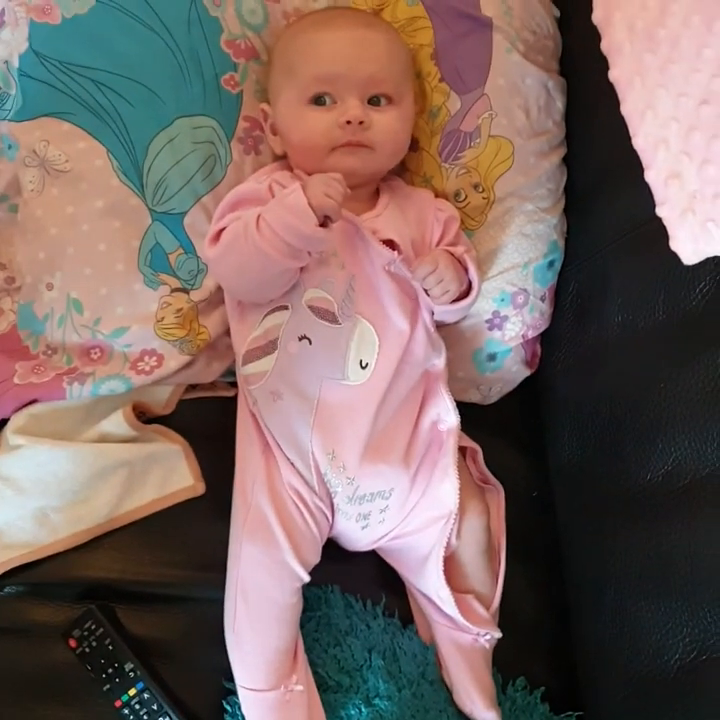
#> input picture frame 65 of test_video_2.mp4, 720 x 720 px
$ jupyter execute head_tracking.ipynb
#> lines starting #> are read from the running program, lines starting #| are printed output that depends on the picture; pictures that were not available may be replaced by others from this repository, and a replacement may not be noted
[cell 1]
import cv2
import numpy as np
import matplotlib.pyplot as plt

# Path to the Haar cascade file for face detection
HAAR_CASCADE_PATH = "haarcascade_frontalface_alt.xml"
cascade = cv2.CascadeClassifier(HAAR_CASCADE_PATH)

def detect_faces(image):
    return cascade.detectMultiScale(image, scaleFactor=1.3, minNeighbors=4, flags=cv2.CASCADE_SCALE_IMAGE, minSize=(20, 20))

def calculate_movement(faceCenter, prevCenter):
    if prevCenter is None:
        return 0
    return np.sqrt((faceCenter[0] - prevCenter[0])**2 + (faceCenter[1] - prevCenter[1])**2)

def main(video_path):
#> called with video_path = 'test_video_2.mp4'
    cap = cv2.VideoCapture(video_path)
    prevCenter = None
    total_movement = 0
    movements = []

    plt.ion()
    fig, ax = plt.subplots()
    line, = ax.plot(movements)
    ax.set_xlim(0, 1000)  # Set to the expected number of frames or adjust dynamically
    ax.set_ylim(0, 100)  # Adjust based on expected movement range

    while cap.isOpened():
        ret, frame = cap.read()
#> frame is the input picture: shape (720, 720, 3); mean B, G, R 97.2, 101.7, 122.1
        if not ret:
            break
        gray = cv2.cvtColor(frame, cv2.COLOR_BGR2GRAY)
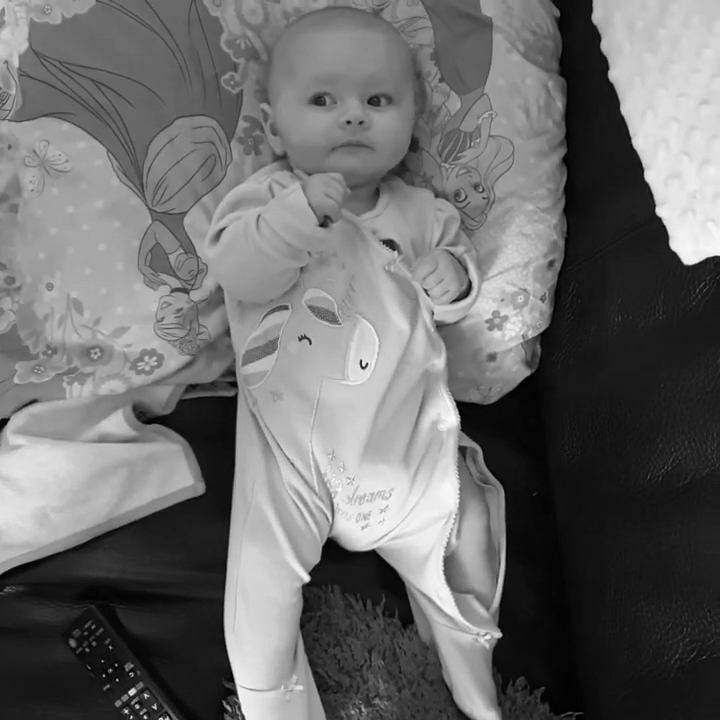
#> gray: shape (720, 720); min 0, max 255, mean 107.3
        faces = detect_faces(gray)
#> faces = [[277, 40, 147, 147]]

        if len(faces) > 0:
            x, y, w, h = faces[0]
#> x = 277; y = 40; w = 147; h = 147
            currentCenter = (x + w//2, y + h//2)
#> currentCenter = (350, 113)
            if prevCenter is not None:
                movement = calculate_movement(currentCenter, prevCenter)
                total_movement += movement
                movements.append(total_movement)
                line.set_data(range(len(movements)), movements)
                ax.relim()
                ax.autoscale_view()
                plt.draw()
            prevCenter = currentCenter
#> prevCenter = (350, 113)

        cv2.imshow('Frame', frame)
        if cv2.waitKey(1) & 0xFF == ord('q'):
#> (key q is pressed here)
            break

    plt.ioff()
    plt.show()
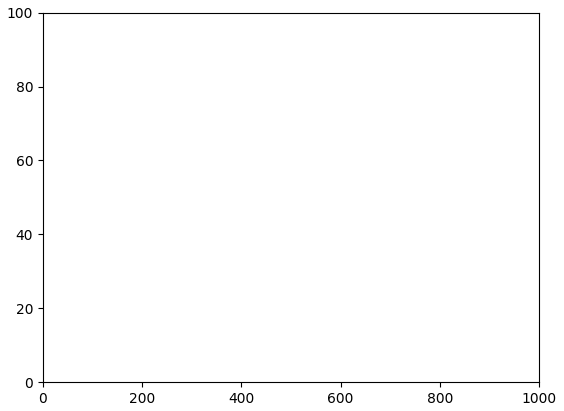
#> figure drawn by matplotlib, 1 panel
    cap.release()
    cv2.destroyAllWindows()


if __name__ == "__main__":
    # Specify the path to your video file here
    video_file_path = 'test_video_2.mp4'
    main(video_file_path)

[cell 2]
import cv2
import numpy as np

# Path to the Haar cascade file for face detection
HAAR_CASCADE_PATH = "haarcascade_frontalface_alt.xml"

# Load the cascade for face detection
cascade = cv2.CascadeClassifier(HAAR_CASCADE_PATH)

def detect_faces(image):
    # Detect faces in the image
    detected = cascade.detectMultiScale(image, scaleFactor=1.3, minNeighbors=4, flags=cv2.CASCADE_SCALE_IMAGE, minSize=(10, 10))
#> detected = [[277, 40, 147, 147]]
    print(detected)
#| [[277  40 147 147]]

    faces = []
    if len(detected) > 0:
        for (x, y, w, h) in detected:
            faces.append((x, y, w, h))
#> this loop made 1 pass
#> after the loop, faces = [(277, 40, 147, 147)]
    return faces

def calculate_movement(faceCenter, prevCenter):
    # Calculate the Euclidean distance between the current center and previous center of the face
    if prevCenter is None:
        return 0
    movement = np.sqrt((faceCenter[0] - prevCenter[0]) ** 2 + (faceCenter[1] - prevCenter[1]) ** 2)
    return movement

def main(video_path):
    # Initialize video capture from the video file
    cap = cv2.VideoCapture(video_path)

    prevCenter = None  # This will store the previous frame's face position
    total_movement = 0  # This accumulates the total head movement

    while True:
        ret, frame = cap.read()
        if not ret:
            break

        # Convert frame to grayscale for face detection
        gray = cv2.cvtColor(frame, cv2.COLOR_BGR2GRAY)
        faces = detect_faces(gray)
#> faces = [(277, 40, 147, 147)]

        if faces:
            x, y, w, h = faces[0]  # Consider the first detected face
#> x = 277; y = 40; w = 147; h = 147
            currentCenter = (x + w//2, y + h//2)
#> currentCenter = (350, 113)
            cv2.rectangle(frame, (x, y), (x + w, y + h), (255, 0, 0), 2)

            movement = calculate_movement(currentCenter, prevCenter)
#> movement = 0
            total_movement += movement
#> total_movement = 0
            prevCenter = currentCenter  # Update the previous center
#> prevCenter = (350, 113)

            # Display the total movement on the frame
            cv2.putText(frame, f"Total Movement: {total_movement:.2f}", (10, 30), cv2.FONT_HERSHEY_SIMPLEX, 0.7, (0, 255, 0), 2)
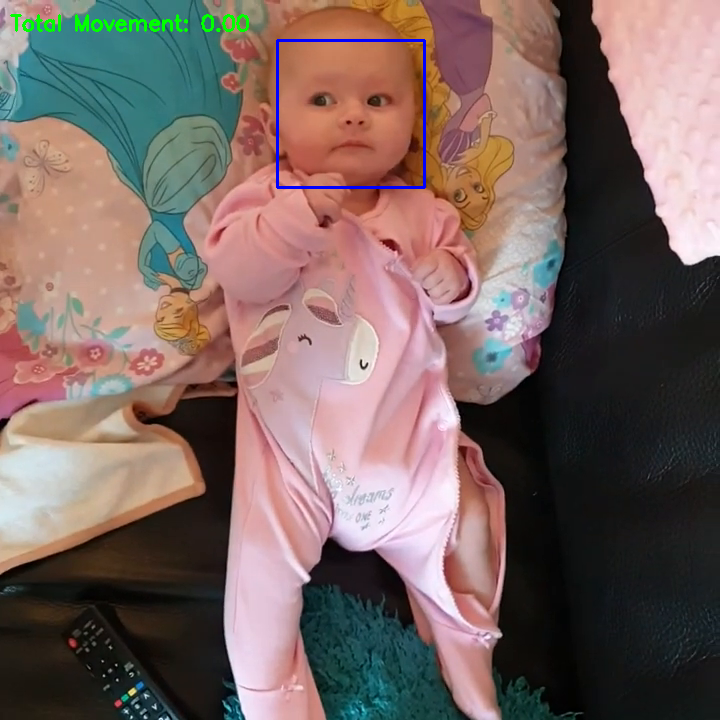
#> frame: shape (720, 720, 3); mean B, G, R 97.5, 101.7, 121.3

        cv2.imshow('Head Movement Tracking', frame)
        if cv2.waitKey(1) & 0xFF == ord('q'):
#> (key q is pressed here)
            break

    print(f"Total head movement throughout the video: {total_movement:.2f}")
#| Total head movement throughout the video: 0.00
    cap.release()
    cv2.destroyAllWindows()

if __name__ == "__main__":
    # Specify the path to your video file here
    video_file_path = 'test_video_3.mp4'
    main(video_file_path)

$ run again, starting later in the video
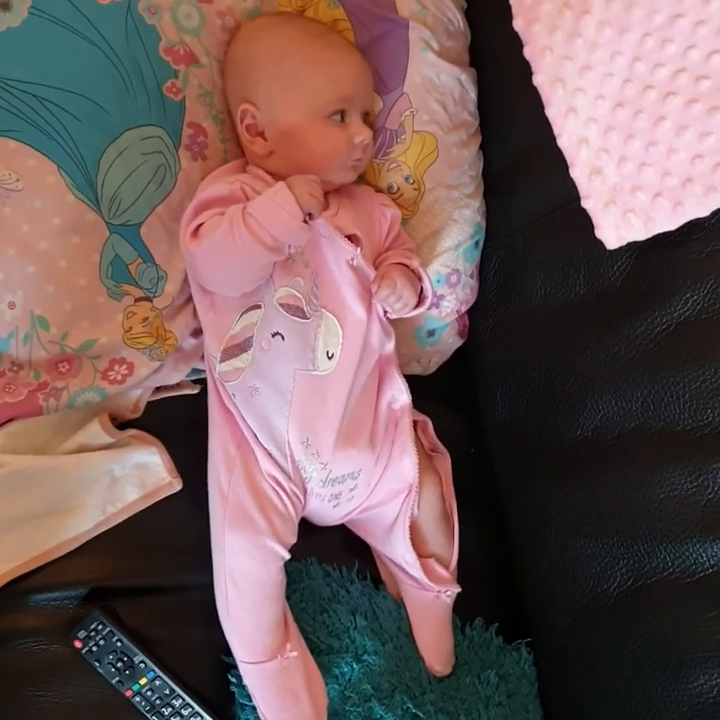
#> input picture frame 293 of test_video_2.mp4, 720 x 720 px
#> in main, frame is the input picture: shape (720, 720, 3); mean B, G, R 88.7, 89.7, 113.4
#> in main, `gray = cv2.cvtColor(frame, cv2.COLOR_BGR2GRAY)`:
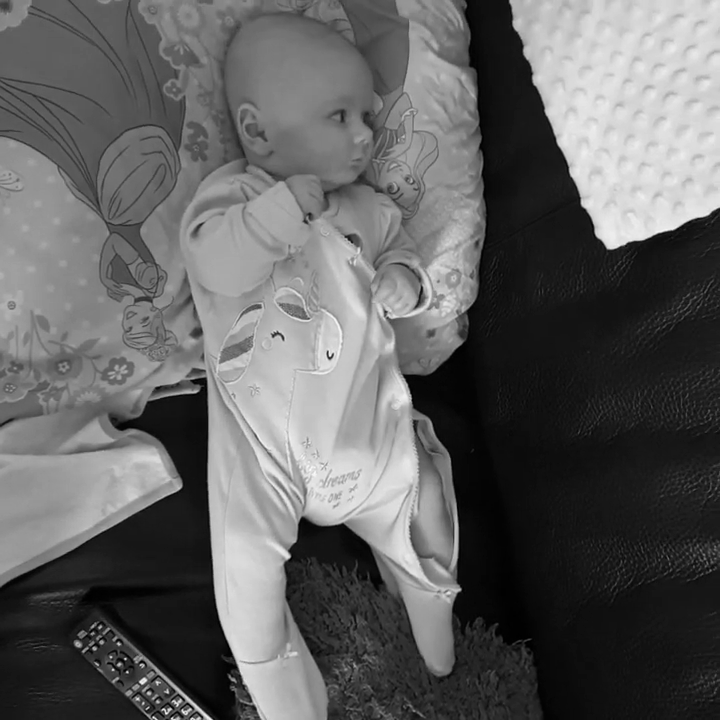
#> gray: shape (720, 720); min 0, max 253, mean 96.7
#> in main, `faces = detect_faces(gray)`: faces = ()
#> in main, `faces = detect_faces(gray)`: faces = []

$ run again, starting later in the video
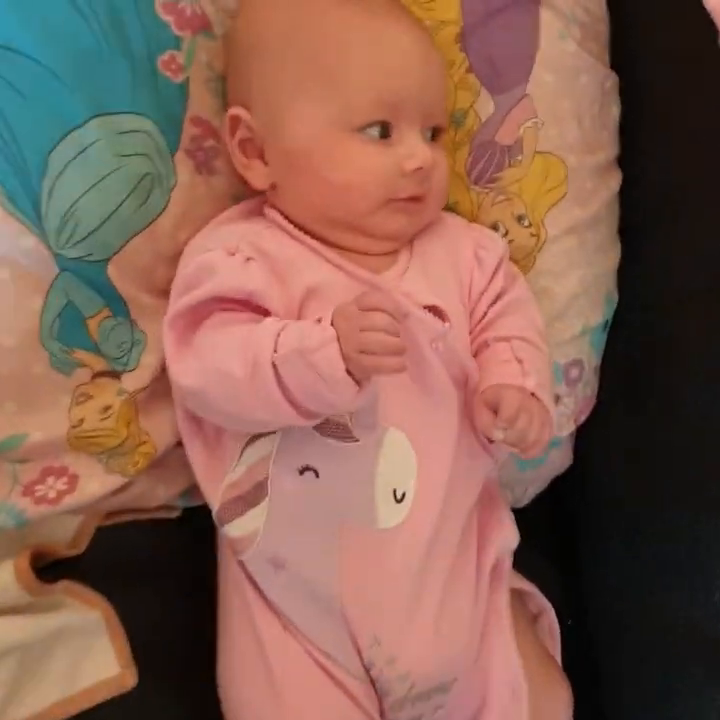
#> input picture frame 521 of test_video_2.mp4, 720 x 720 px
#> in main, frame is the input picture: shape (720, 720, 3); mean B, G, R 81.1, 94.9, 133.8
#> in main, `gray = cv2.cvtColor(frame, cv2.COLOR_BGR2GRAY)`:
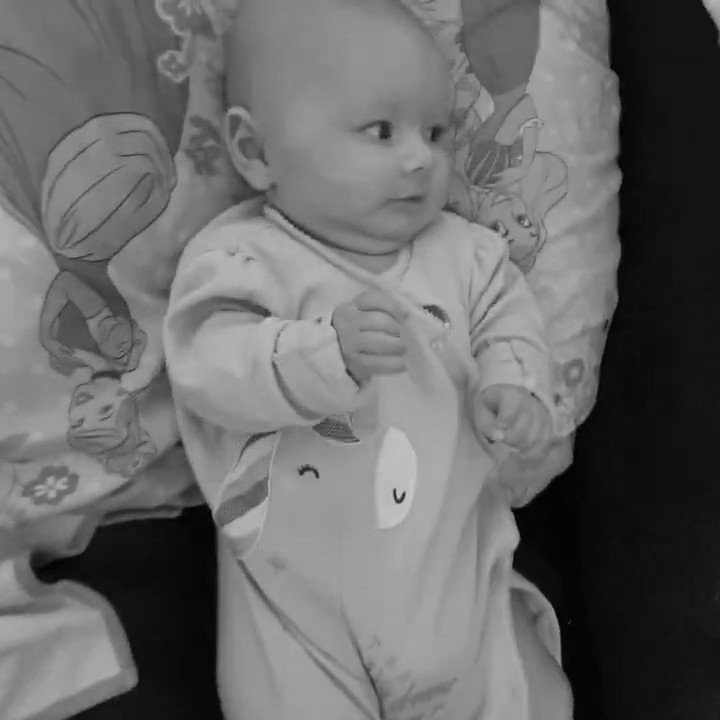
#> gray: shape (720, 720); min 1, max 205, mean 105
#> in main, `faces = detect_faces(gray)`: faces = ()
#> in main, `faces = detect_faces(gray)`: faces = []
